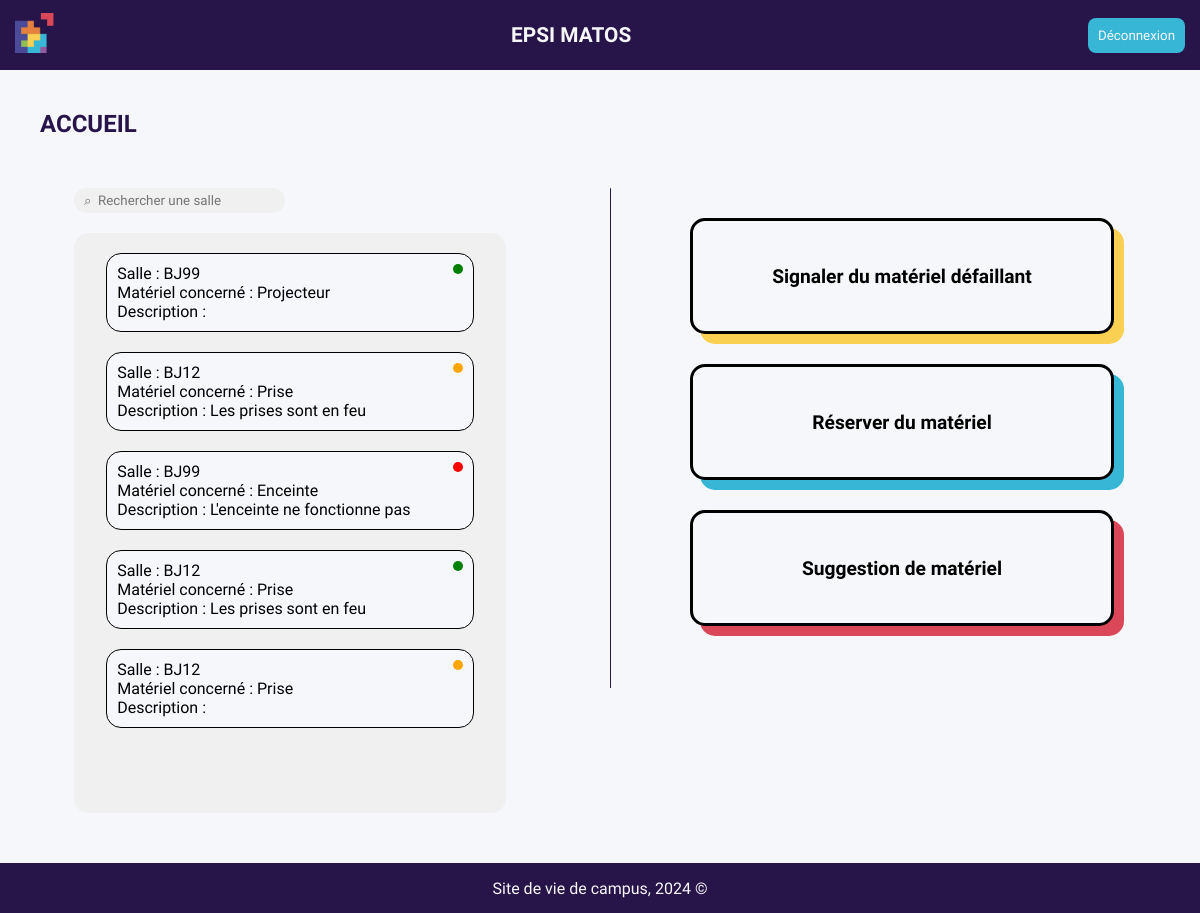
Screenshot of / (signed in) with the database file from the repository.
### tables this page shows
CREATE TABLE signalement(
    id INTEGER PRIMARY KEY AUTOINCREMENT,
    titre TEXT NOT NULL,
    salle TEXT NOT NULL,
    description TEXT NOT NULL,
    etat TEXT NOT NULL,
    id_user INTEGER,
    FOREIGN KEY (id_user) REFERENCES user(id)
);

### __init__.py (the view)
@app.route('/')
def ReadBDD():
    if 'authentifie' in session and session['authentifie']:
        conn = sqlite3.connect('database/database.db')
        cursor = conn.cursor()
        cursor.execute('SELECT titre, salle, description, etat FROM signalement')
        data = cursor.fetchall()
        conn.close()
        return render_template('home.html', data=data)
    else:
        return redirect('/sign_in')

### templates/home.html (shortened to what this page needs)
<!DOCTYPE html>
<html lang="fr">
<head>
    <link rel="stylesheet" type="text/css" href="{{ url_for('static', filename='css/header.css') }}">
    <link rel="stylesheet" type="text/css" href="{{ url_for('static', filename='css/home.css') }}">
</head>
<body>
    {% include 'header.html' %}
    <div class="page-title">ACCUEIL</div>
    <div id="home-container">
        <div id="left-section">
            <div id="left-items-container">
                <input class="searchbar" type="text" placeholder="⌕  Rechercher une salle">
                <div id="list-reports">
                    {% for row in data %}
                    <div id="report">
                        <div id="report-first-row">
                            Salle : {{ row[1] }}
                            <div id="status-color" class="{{ row[3] }}"></div>
                        </div>
                        <div>Matériel concerné : {{ row[0] }}</div>
                        <div>Description : {{ row[2] }}</div>
                    </div>
                    {% endfor %}
                </div>
            </div>
        </div>
        <div id="home-links">
            <a href="/report">
                <div class="custom-container" id="reports-bloc">
                    Signaler du matériel défaillant
                </div>
            </a>
            <a href="/reservation">
                <div class="custom-container" id="bookings-bloc">
                    Réserver du matériel
                </div>
            </a>
            <a href="/suggestion">
                <div class="custom-container" id="suggestions-bloc">
                    Suggestion de matériel
                </div>
            </a>
        </div>
    </div>
</body>
<footer>
    {% include 'footer.html' %}
</footer>
</html>

### static/css/home.css (style rules this page uses)
#reports-bloc, #bookings-bloc, #suggestions-bloc { margin: 30px; height: 70px; width: 70%; }
#bookings-bloc { box-shadow: 10px 10px var(--blue); }
#suggestions-bloc { box-shadow: 10px 10px var(--pink); }
#home-container { display: flex; justify-content: space-between; margin-top: 50px; }
#home-links { width: 45%; }
#left-section { display: flex; flex-direction: column; justify-content: space-around; align-items: center; padding-left: 20px; width: 45%; }
#left-items-container { width: 80%; }
.searchbar { background-color: var(--light-grey); color: var(--grey); border-radius: 15px; border-style: none; padding: 5px 10px; margin-bottom: 20px; }
#list-reports { display: flex; flex-direction: column; border-radius: 15px; background-color: var(--light-grey); align-items: center; height: 70vh; width: 100%; overflow: hidden; overflow-y: scroll; scrollbar-color: var(--deep-purple) var(--grey); scrollbar-width: thin; padding-bottom: 20px; }
#report { width: 80%; border-radius: 15px; border: 1px solid var(--black); padding: 10px; background-color: var(--white); margin-top: 20px; }
#report-first-row { display: flex; justify-content: space-between; }
.a-traiter { width: 10px; height: 10px; border-radius: 15px; background-color: red; }
.ferme { width: 10px; height: 10px; border-radius: 15px; background-color: green; }
.en-cours { width: 10px; height: 10px; border-radius: 15px; background-color: orange; }

### static/css/theme.css (style rules this page uses)
:root { --deep-purple: #271549; --blue: #37B7D5; --yellow: #FAD053; --orange: #FF6900; --white: #f6f7fb; --black: #000000; --pink: #DA4759; --light-purple: #BA33D4; --light-grey: #F0F0F0; --grey: #C6C6C6; --dark-grey: #6F6F6F; }
* { font-family: 'Source Sans 3', sans-serif; margin: 0; padding: 0; }
body { background-color: var(--white) }
a { text-decoration: none; color: var(--black); }
.custom-container { border-radius: 15px; background-color: var(--white); border: 3px var(--black) solid; font-size: 1.2em; font-weight: 600; text-align: center; align-content: center; padding: 20px; box-shadow: 10px 10px var(--yellow); transition: ease-in-out 0.3s; }
.page-title { margin: 40px 0; padding-left: 40px; font-size: 1.5rem; font-weight: 700; color: var(--deep-purple); text-align: start; }

### rows the page displays
signalement: salle "BJ99", titre "Projecteur"
signalement: salle "BJ12", titre "Prise", description "Les prises sont en feu"
signalement: salle "BJ99", titre "Enceinte", description "L'enceinte ne fonctionne pas"
signalement: salle "BJ12", titre "Prise", description "Les prises sont en feu"
signalement: salle "BJ12", titre "Prise"
